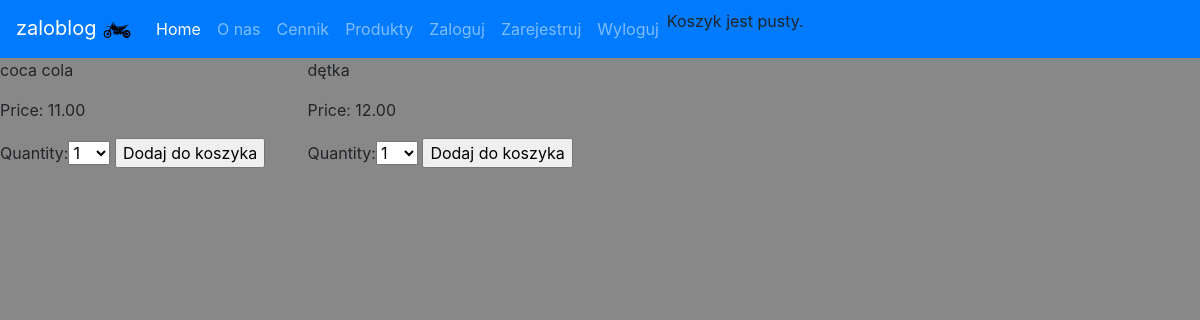
Before: /products/ with the older database file.
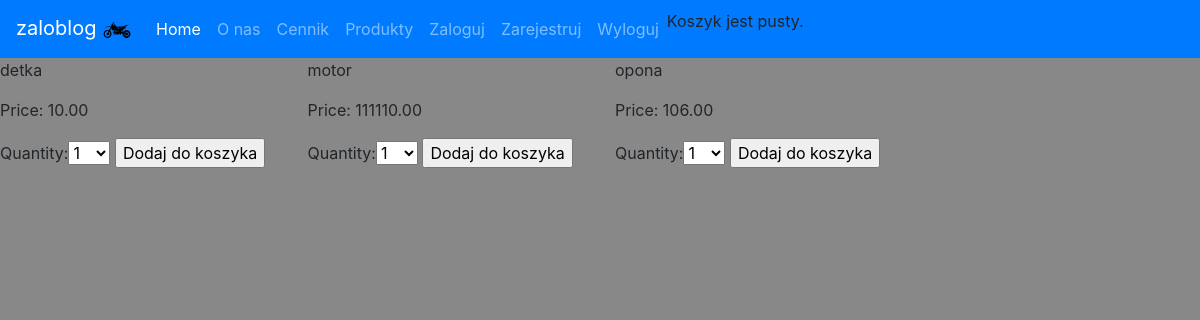
After: the same page with the newer database file.
### products/models.py (models this page shows, shortened)
class Product(models.Model):
    category = models.ForeignKey(Category, on_delete=models.CASCADE, default=1, null=True, blank=True)
    name = models.CharField(max_length=200, db_index=True)
    slug = models.SlugField(max_length=200, db_index=True)
    image = models.ImageField(upload_to='products/%Y/%m/%d', blank=True)
    description = models.TextField(blank=True)
    price = models.DecimalField(max_digits=10, decimal_places=2)
    stock = models.PositiveIntegerField()
    available = models.BooleanField(default=True)
    created = models.DateTimeField(auto_now_add=True)
    updated = models.DateTimeField(auto_now_add=True)
    class Meta:
        ordering = ('name',)
        index_together = (('id', 'slug'),)

### products/views.py (the view)
# urls.py: url(r'^products/', product_list, name='product-list')
def product_list(request):
    object_list = Product.objects.all()
    cart_product_form = CartAddProductForm()
    context = {
        'object_list': object_list,
        'cart_product_form': cart_product_form
    }
    return render(request, "products/product_list.html", context)

### shopping_cart/forms.py
class CartAddProductForm(forms.Form):
    quantity = forms.TypedChoiceField(choices=PRODUCT_QUANTITY_CHOICES, coerce=int)
    update = forms.BooleanField(required=False, initial=False, widget=forms.HiddenInput)

### shopping_cart/cart.py (called while the page is built)
    def __len__(self):
        return sum(item['quantity'] for item in self.cart.values())

### shopping_cart/context_processors.py (called while the page is built)
def cart(request):
    return {'cart': Cart(request)}

### products/templates/products/product_list.html (shortened to what this page needs)
{% extends 'base.html' %}
{% block page_content %}
    <div class="row">
        {% for object in object_list %}
            <div class="col-sm-3">
                <p>{{object.name}}</p>
                <p>Price: {{ object.price }}</p>
                <form action="{% url 'cart_add' object.id %}" method="post">
                    {{ cart_product_form }}
                    <input type="submit" value="Dodaj do koszyka">
                </form>
            </div>
        {% endfor %}
    </div>
{% endblock  %}

Changed rows visible on the page:
changed Product: name "coca cola" → "detka"; price "11.00" → "10.00"
added Product: name "motor", price "111110.00"
changed Product: name "dętka" → "opona"; price "12.00" → "106.00"
